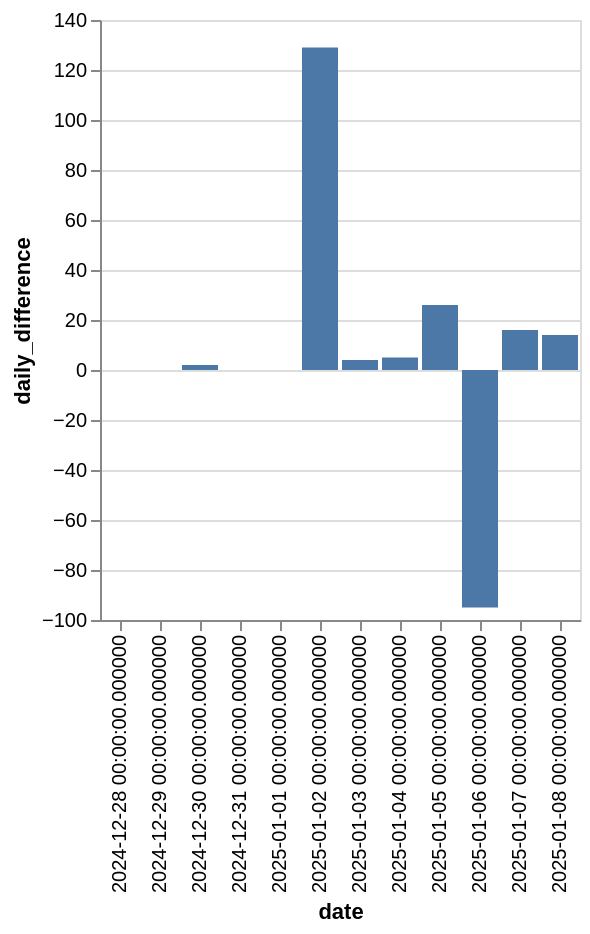

Notebook cell for this chart:
### Code cell
segment("Tyršák čtyřstofka")

### Figure 1 — Vega-Lite specification as saved in the notebook (floating-point values rounded to 4 significant figures)
{"config": {"view": {"continuousWidth": 300, "continuousHeight": 300}}, "data": {"name": "data-af6cd7abc2b655693a45ca46abb8af9f"}, "mark": {"type": "bar"}, "encoding": {"x": {"field": "date", "type": "ordinal"}, "y": {"field": "daily_difference", "type": "quantitative"}}, "$schema": "https://vega.github.io/schema/vega-lite/v5.8.0.json", "datasets": {"data-af6cd7abc2b655693a45ca46abb8af9f": [{"date": "2024-12-28 00:00:00.000000", "effort_count": 46504, "daily_difference": 0}, {"date": "2024-12-29 00:00:00.000000", "effort_count": 46504, "daily_difference": 0}, {"date": "2024-12-30 00:00:00.000000", "effort_count": 46506, "daily_difference": 2}, {"date": "2024-12-31 00:00:00.000000", "effort_count": 46506, "daily_difference": 0}, {"date": "2025-01-01 00:00:00.000000", "effort_count": 46506, "daily_difference": 0}, {"date": "2025-01-02 00:00:00.000000", "effort_count": 46635, "daily_difference": 129}, {"date": "2025-01-03 00:00:00.000000", "effort_count": 46639, "daily_difference": 4}, {"date": "2025-01-04 00:00:00.000000", "effort_count": 46644, "daily_difference": 5}, {"date": "2025-01-05 00:00:00.000000", "effort_count": 46670, "daily_difference": 26}, {"date": "2025-01-06 00:00:00.000000", "effort_count": 46575, "daily_difference": -95}, {"date": "2025-01-07 00:00:00.000000", "effort_count": 46591, "daily_difference": 16}, {"date": "2025-01-08 00:00:00.000000", "effort_count": 46605, "daily_difference": 14}]}}
